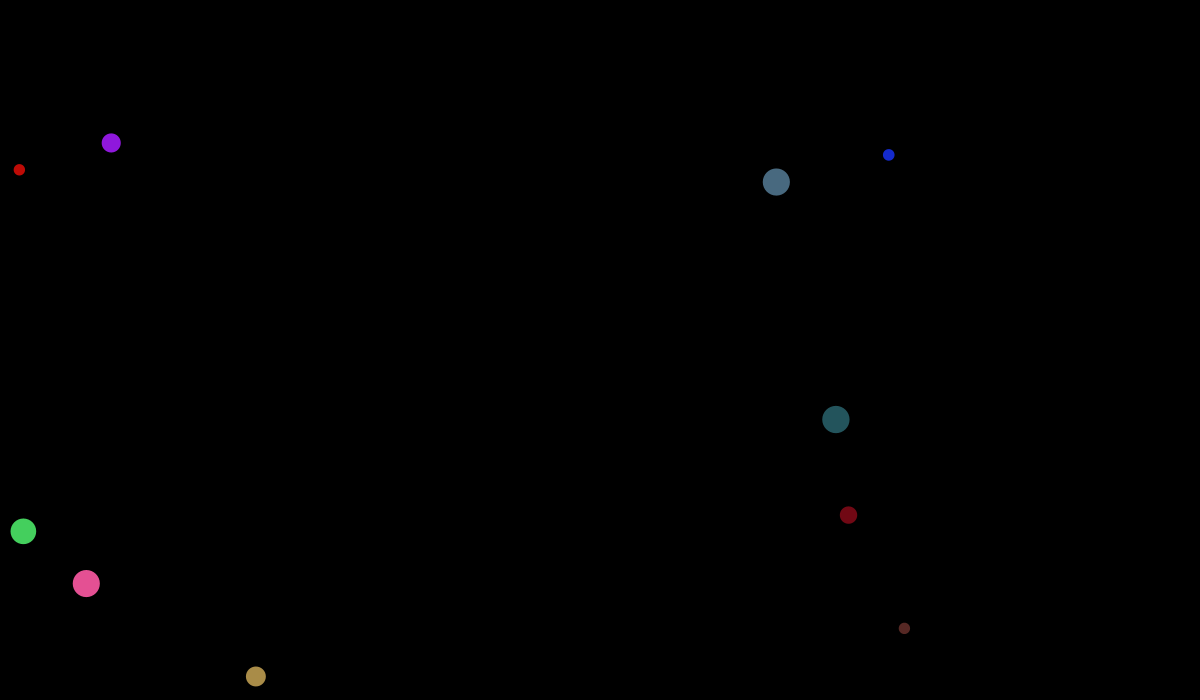
Frame 1 (no input)
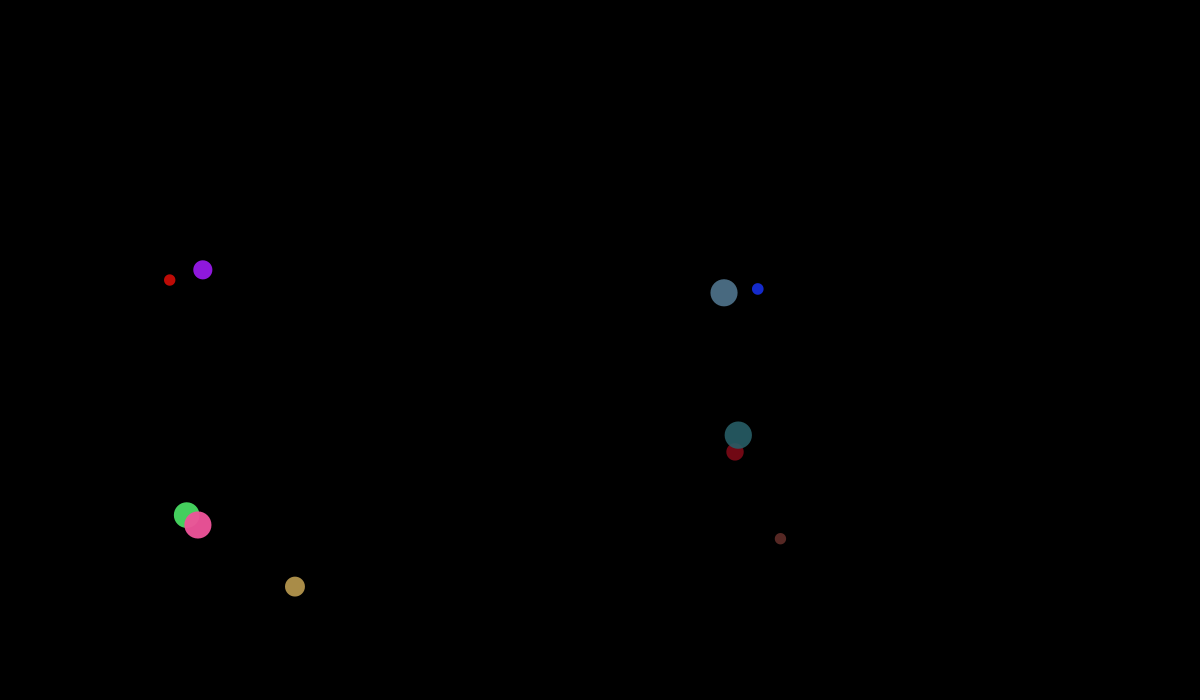
Frame 60 (the mouse pressed at the canvas centre just before this capture)
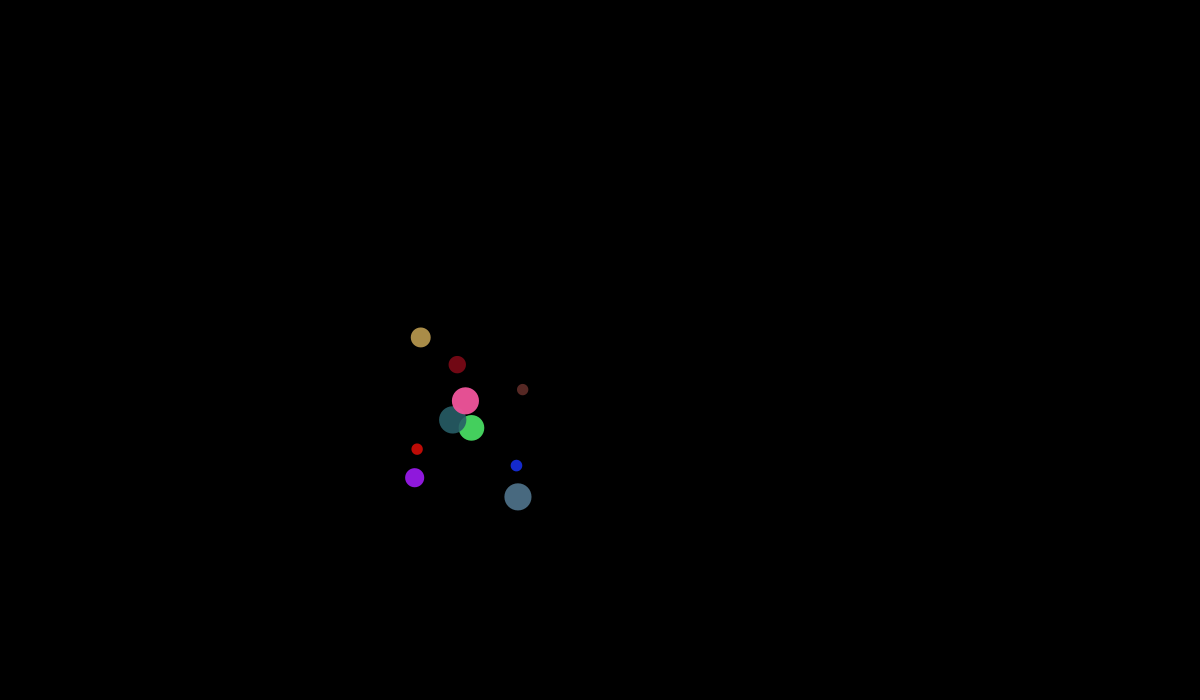
Frame 120 (the mouse held since frame 60 and released just before this capture)

The Processing sketch that drew these frames (run headless with seeded random() and noise(); from frame 60 on, the mouse is pressed at the canvas centre):

// Processing sketch: mutual_attraction
// ── mutual_attraction.pde
class Mover {
  PVector loc, vel, acc;
  float mass, s;
  float r, g, b, a;
  
  Mover() {
    loc = new PVector(random(width), random(height));
    vel = new PVector(random(0.5), random(0.5));
    acc = new PVector(0, 0);
    
    mass = random(10, 30);
    s = mass;
    
    r = random(0, 255);
    g = random(0, 255);
    b = random(0, 255);
    a = random(220, 255);
  }
  
  PVector attract(Mover m) {
    PVector force = PVector.sub(loc, m.loc);
    float dist = force.mag();
    dist = constrain(dist, s, 25);
    float strength = G * (mass * m.mass) / sq(dist);
    force.setMag(strength);
    return force;
  }
  
  void applyForce(PVector force) {
    PVector f = PVector.div(force, mass);
    acc.add(f);
  }
  
  void update() {
    vel.add(acc);
    vel.limit(5);
    loc.add(vel);
    checkEdges();
    acc.mult(0);                           
  }
  
  void display() {
    noStroke();
    fill(r, g, b, a);
    ellipse(loc.x, loc.y, s, s);
  }
  
  void checkEdges() {
    if (loc.x > width) {
      loc.x = width;
      vel.x *= -1;
    }
    if (loc.x < 0) {
      loc.x = 0;
      vel.x *= -1;
    }
    if (loc.y > height) {
      loc.y = height;
      vel.y *= -1;
    }
    if (loc.y < 0) {
      loc.y = 0;
      vel.y *= -1; 
    }
  }
}

// ── main.pde
Mover[] movers;
float G;

void setup(){
  size(1200, 700);
  background(0);
  G = 0.4;
  movers = new Mover[10];
  
  for (int i = 0; i < movers.length; i++) {
    movers[i] = new Mover();
  }
}

void draw(){
  background(0);
  Mover m, a;
  for (int i = 0; i < movers.length; i++) {
    m = movers[i];
    for (int j = 0; j < movers.length; j++) {
      a = movers[j];
      if (i != j) {
        m.applyForce(a.attract(m));
      }
    }
    m.update();
    m.display();
  }
  
}
